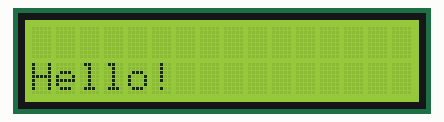
The sketch below on a simulated Arduino Uno, built with avr-gcc and run on an emulated ATmega328P. On the bench: 16×2 character LCD.

Above: at 0.1 s.
At 5.1 s:
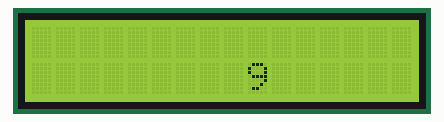
At 9.7 s:
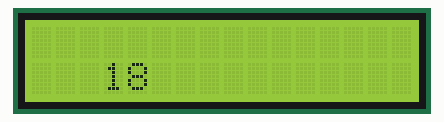
At 19.7 s:
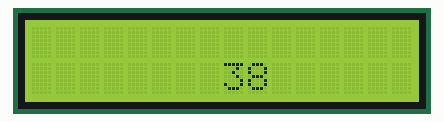
At 29.3 s:
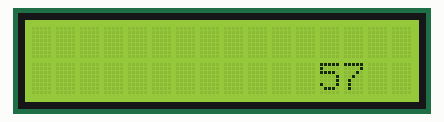
At 39.3 s:
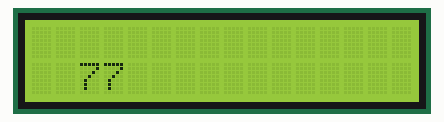

The sketch:

LCD_16.2.ino
```cpp
// include the library code:
#include <LiquidCrystal.h>

// Creates an LCD object. Parameters: (rs, enable, d4, d5, d6, d7)
LiquidCrystal lcd(12, 11, 5, 4, 3, 2);

int counter;

void setup() {
  // set up the LCD's number of columns and rows:
  lcd.begin(16, 2);

  // Clears the LCD screen
  lcd.clear();

  // set the cursor to column 0, line 0
  lcd.setCursor(0, 1);

  lcd.print("Hello!");

  int counter = 0;
}

void loop() {
  delay(500);
  lcd.clear();

  // (note: line 1 is the second row, since counting begins with 0):
  lcd.setCursor(counter > 15 ? counter % 15 : counter, 1);

  // Print a message to the LCD.
  lcd.print(counter++);
}
```

Measured:
- what the display in image 1 shows lasts 0.5 s, from 5.1 s to 5.6 s
